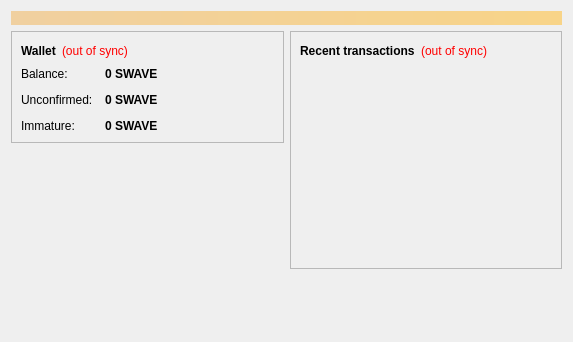
<?xml version="1.0" encoding="UTF-8"?>
<ui version="4.0">
 <class>OverviewPage</class>
 <widget class="QWidget" name="OverviewPage">
  <property name="geometry">
   <rect>
    <x>0</x>
    <y>0</y>
    <width>573</width>
    <height>342</height>
   </rect>
  </property>
  <property name="windowTitle">
   <string>Form</string>
  </property>
  <layout class="QVBoxLayout" name="topLayout">
   <item>
    <widget class="QLabel" name="labelAlerts">
     <property name="visible">
      <bool>false</bool>
     </property>
     <property name="styleSheet">
      <string notr="true">background-color: qlineargradient(x1: 0, y1: 0, x2: 1, y2: 0, stop:0 #F0D0A0, stop:1 #F8D488); color:#000000;</string>
     </property>
     <property name="wordWrap">
      <bool>true</bool>
     </property>
     <property name="margin">
      <number>3</number>
     </property>
    </widget>
   </item>
   <item>
    <layout class="QHBoxLayout" name="horizontalLayout" stretch="1,1">
     <item>
      <layout class="QVBoxLayout" name="verticalLayout_2">
       <item>
        <widget class="QFrame" name="frame">
         <property name="frameShape">
          <enum>QFrame::StyledPanel</enum>
         </property>
         <property name="frameShadow">
          <enum>QFrame::Raised</enum>
         </property>
         <layout class="QVBoxLayout" name="verticalLayout_4">
          <item>
           <layout class="QHBoxLayout" name="horizontalLayout_4">
            <item>
             <widget class="QLabel" name="label_5">
              <property name="font">
               <font>
                <weight>75</weight>
                <bold>true</bold>
               </font>
              </property>
              <property name="text">
               <string>Wallet</string>
              </property>
             </widget>
            </item>
            <item>
             <widget class="QLabel" name="labelWalletStatus">
              <property name="toolTip">
               <string>The displayed information may be out of date. Your wallet automatically synchronizes with the Shockwave network after a connection is established, but this process has not completed yet.</string>
              </property>
              <property name="styleSheet">
               <string notr="true">QLabel { color: red; }</string>
              </property>
              <property name="text">
               <string notr="true">(out of sync)</string>
              </property>
              <property name="alignment">
               <set>Qt::AlignLeading|Qt::AlignLeft|Qt::AlignVCenter</set>
              </property>
             </widget>
            </item>
            <item>
             <spacer name="horizontalSpacer_2">
              <property name="orientation">
               <enum>Qt::Horizontal</enum>
              </property>
              <property name="sizeHint" stdset="0">
               <size>
                <width>40</width>
                <height>20</height>
               </size>
              </property>
             </spacer>
            </item>
           </layout>
          </item>
          <item>
           <layout class="QFormLayout" name="formLayout_2">
            <property name="fieldGrowthPolicy">
             <enum>QFormLayout::AllNonFixedFieldsGrow</enum>
            </property>
            <property name="horizontalSpacing">
             <number>12</number>
            </property>
            <property name="verticalSpacing">
             <number>12</number>
            </property>
            <item row="0" column="0">
             <widget class="QLabel" name="label">
              <property name="text">
               <string>Balance:</string>
              </property>
             </widget>
            </item>
            <item row="0" column="1">
             <widget class="QLabel" name="labelBalance">
              <property name="font">
               <font>
                <weight>75</weight>
                <bold>true</bold>
               </font>
              </property>
              <property name="cursor">
               <cursorShape>IBeamCursor</cursorShape>
              </property>
              <property name="toolTip">
               <string>Your current balance</string>
              </property>
              <property name="text">
               <string notr="true">0 SWAVE</string>
              </property>
              <property name="textInteractionFlags">
               <set>Qt::LinksAccessibleByMouse|Qt::TextSelectableByKeyboard|Qt::TextSelectableByMouse</set>
              </property>
             </widget>
            </item>
            <item row="1" column="0">
             <widget class="QLabel" name="label_3">
              <property name="text">
               <string>Unconfirmed:</string>
              </property>
             </widget>
            </item>
            <item row="1" column="1">
             <widget class="QLabel" name="labelUnconfirmed">
              <property name="font">
               <font>
                <weight>75</weight>
                <bold>true</bold>
               </font>
              </property>
              <property name="cursor">
               <cursorShape>IBeamCursor</cursorShape>
              </property>
              <property name="toolTip">
               <string>Total of transactions that have yet to be confirmed, and do not yet count toward the current balance</string>
              </property>
              <property name="text">
               <string notr="true">0 SWAVE</string>
              </property>
              <property name="textInteractionFlags">
               <set>Qt::LinksAccessibleByMouse|Qt::TextSelectableByKeyboard|Qt::TextSelectableByMouse</set>
              </property>
             </widget>
            </item>
            <item row="2" column="0">
             <widget class="QLabel" name="labelImmatureText">
              <property name="text">
               <string>Immature:</string>
              </property>
             </widget>
            </item>
            <item row="2" column="1">
             <widget class="QLabel" name="labelImmature">
              <property name="font">
               <font>
                <weight>75</weight>
                <bold>true</bold>
               </font>
              </property>
              <property name="toolTip">
               <string>Mined balance that has not yet matured</string>
              </property>
              <property name="text">
               <string notr="true">0 SWAVE</string>
              </property>
              <property name="textInteractionFlags">
               <set>Qt::LinksAccessibleByMouse|Qt::TextSelectableByKeyboard|Qt::TextSelectableByMouse</set>
              </property>
             </widget>
            </item>
           </layout>
          </item>
         </layout>
        </widget>
       </item>
       <item>
        <spacer name="verticalSpacer">
         <property name="orientation">
          <enum>Qt::Vertical</enum>
         </property>
         <property name="sizeHint" stdset="0">
          <size>
           <width>20</width>
           <height>40</height>
          </size>
         </property>
        </spacer>
       </item>
      </layout>
     </item>
     <item>
      <layout class="QVBoxLayout" name="verticalLayout_3">
       <item>
        <widget class="QFrame" name="frame_2">
         <property name="frameShape">
          <enum>QFrame::StyledPanel</enum>
         </property>
         <property name="frameShadow">
          <enum>QFrame::Raised</enum>
         </property>
         <layout class="QVBoxLayout" name="verticalLayout">
          <item>
           <layout class="QHBoxLayout" name="horizontalLayout_2">
            <item>
             <widget class="QLabel" name="label_4">
              <property name="text">
               <string>&lt;b&gt;Recent transactions&lt;/b&gt;</string>
              </property>
             </widget>
            </item>
            <item>
             <widget class="QLabel" name="labelTransactionsStatus">
              <property name="toolTip">
               <string>The displayed information may be out of date. Your wallet automatically synchronizes with the Shockwave network after a connection is established, but this process has not completed yet.</string>
              </property>
              <property name="styleSheet">
               <string notr="true">QLabel { color: red; }</string>
              </property>
              <property name="text">
               <string notr="true">(out of sync)</string>
              </property>
              <property name="alignment">
               <set>Qt::AlignRight|Qt::AlignTrailing|Qt::AlignVCenter</set>
              </property>
             </widget>
            </item>
            <item>
             <spacer name="horizontalSpacer">
              <property name="orientation">
               <enum>Qt::Horizontal</enum>
              </property>
              <property name="sizeHint" stdset="0">
               <size>
                <width>40</width>
                <height>20</height>
               </size>
              </property>
             </spacer>
            </item>
           </layout>
          </item>
          <item>
           <widget class="QListView" name="listTransactions">
            <property name="styleSheet">
             <string notr="true">QListView { background: transparent; }</string>
            </property>
            <property name="frameShape">
             <enum>QFrame::NoFrame</enum>
            </property>
            <property name="verticalScrollBarPolicy">
             <enum>Qt::ScrollBarAlwaysOff</enum>
            </property>
            <property name="horizontalScrollBarPolicy">
             <enum>Qt::ScrollBarAlwaysOff</enum>
            </property>
            <property name="selectionMode">
             <enum>QAbstractItemView::NoSelection</enum>
            </property>
           </widget>
          </item>
         </layout>
        </widget>
       </item>
       <item>
        <spacer name="verticalSpacer_2">
         <property name="orientation">
          <enum>Qt::Vertical</enum>
         </property>
         <property name="sizeHint" stdset="0">
          <size>
           <width>20</width>
           <height>40</height>
          </size>
         </property>
        </spacer>
       </item>
      </layout>
     </item>
    </layout>
   </item>
  </layout>
 </widget>
 <resources/>
 <connections/>
</ui>
